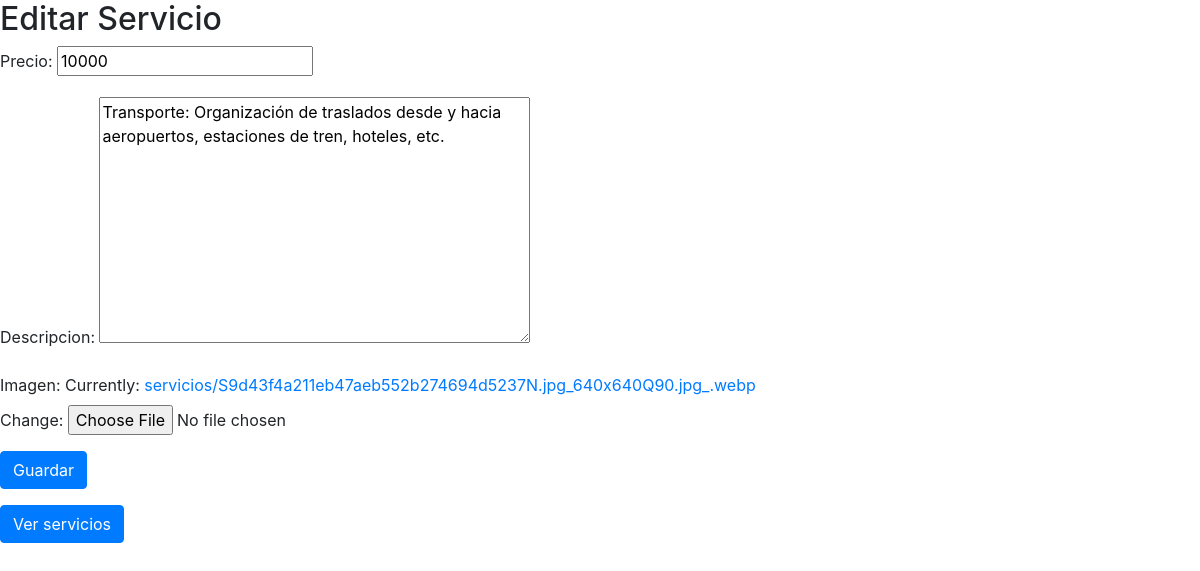
The page /turismo/editar/2/ on the database its author committed.
### turismo/models.py (models this page shows)
class Servicios(models.Model):
        id_servicio = models.AutoField(db_column='idServicio', primary_key=True)
        precio = models.CharField(max_length=10, null=True, default=None)
        imagen = models.ImageField(upload_to='servicios/', null='media/default.png')
        descripcion = models.TextField()

### turismo/views.py (the view)
# urls.py: path('editar/<int:servicio_id>/', views.editar, name='editar'),
def editar(request, servicio_id):
    servicios = get_object_or_404(Servicios, id_servicio=servicio_id)
    if request.method == 'POST':
        form = ServiciosForm(request.POST, request.FILES, instance=servicios)  # Añade request.FILES aquí
        if form.is_valid():
            form.save()
            return redirect('listar')
    else:
        form = ServiciosForm(instance=servicios)
    return render(request, 'turismo/editar.html', {'form': form})

### turismo/forms.py
class ServiciosForm(forms.ModelForm):
    class Meta:
        model = Servicios
        fields = ['precio', 'descripcion', 'imagen']

### turismo/templates/turismo/editar.html (shortened to what this page needs)
<!DOCTYPE html>
<html lang="en">
<head>
    <link href="https://stackpath.bootstrapcdn.com/bootstrap/4.3.1/css/bootstrap.min.css" rel="stylesheet">
</head>
<body>
    <h2>Editar Servicio</h2>
    <form method="post" class="form-group" enctype="multipart/form-data">
        {{ form.as_p }}
        <button type="submit" class="btn btn-primary">Guardar</button>
    </form>
    <a href="{% url 'listar' %}" class="btn btn-primary">Ver servicios</a>
</body>
</html>

### rows shown on the page
Servicios: precio "10000", descripcion "Transporte: Organización de traslados desde y hacia aeropuertos, estaciones de tren, hoteles, etc."
